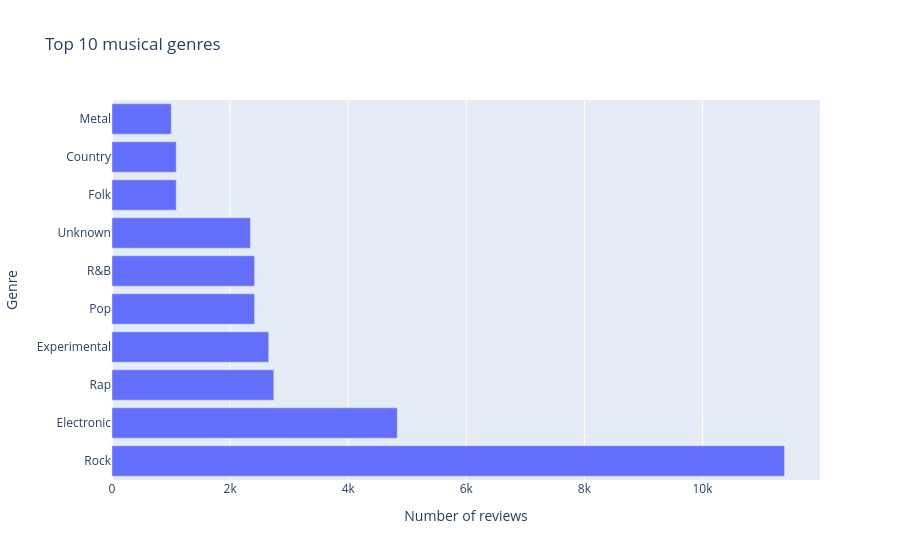

The cell this chart's notebook holds for it:
### Code cell
import matplotlib.pyplot as plt
import seaborn as sns
import plotly.express as px

# real genre count
genre_counts = music.explode('genre')['genre'].value_counts()

fig = px.bar(x=genre_counts.head(10).values, y=genre_counts.head(10).index, 
       orientation='h', title='Top 10 musical genres',
       labels={'x': 'Number of reviews', 'y': 'Genre'})

fig.show()

### Figure 1 — Plotly figure (JSON) as saved in the notebook; plotly's stock layout.template omitted (floating-point values rounded to 4 significant figures)
{"data": [{"hovertemplate": "Number of reviews=%{x}<br>Genre=%{y}<extra></extra>", "legendgroup": "", "marker": {"color": "#636efa", "pattern": {"shape": ""}}, "name": "", "orientation": "h", "showlegend": false, "textposition": "auto", "type": "bar", "x": [11390, 4831, 2740, 2654, 2415, 2415, 2345, 1088, 1088, 1003], "xaxis": "x", "y": ["Rock", "Electronic", "Rap", "Experimental", "Pop", "R&B", "Unknown", "Folk", "Country", "Metal"], "yaxis": "y"}], "layout": {"barmode": "relative", "legend": {"tracegroupgap": 0}, "title": {"text": "Top 10 musical genres"}, "xaxis": {"anchor": "y", "domain": [0, 1], "title": {"text": "Number of reviews"}}, "yaxis": {"anchor": "x", "domain": [0, 1], "title": {"text": "Genre"}}}}
